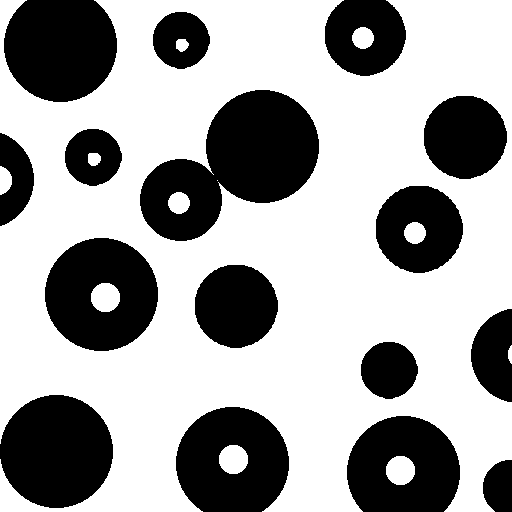
%> input picture spots.tif, 512 x 512 px
$ octave projectSpots.m   (GNU Octave 9; MATLAB toolbox functions it lacks are replaced by stand-ins)
%> lines starting %> are read from the running program, lines starting %| are printed output that depends on the picture; in (x1, y1, x2, y2) boxes, pixels count from 0 and x2, y2 are one past the last pixel; in counts of white or black regions, pixels touching at a corner belong together; the program's own positions count from 1
clear all;
img = imread('spots.tif');
%> img is the input picture: size 512x512 uint8; 63.5% white; 16 black regions, largest, box (x1, y1, x2, y2) and area: (140, 90, 319, 241) 14913, (0, 395, 113, 508) 10005, (4, 0, 117, 102) 9506
[imgBoudaries] = createBoundaries(img);
figure
imshow(cat(3,zeros(512,512),imgBoudaries,zeros(512,512)));
imgDataBalls = zeros(512,512);
[imgWBoards] = addingBoards(img);
[imgManchas] = rotulacaoDeManchas(imgWBoards);
[X,Y] = size(img);


function [imgBoudaries] = createBoundaries(imgAnalog)
[X,Y] = size(imgAnalog);
%> X = 512; Y = 512
imgBoudaries  = zeros(X,Y);

for i = 2:X-1
    for j = 2:Y-1
        contador = 0;
        if imgAnalog(i,j) == 0
            if imgAnalog(i+1,j-1) == 255
                contador = contador + 1;
            end
            if imgAnalog(i+1,j) == 255
                contador = contador + 1;
            end
            if imgAnalog(i+1,j+1) == 255
                contador = contador + 1;
            end
            if imgAnalog(i,j-1) == 255
                contador = contador + 1;
            end
            if imgAnalog(i,j) == 255
                contador = contador + 1;
            end
            if imgAnalog(i,j+1) == 255
                contador = contador + 1;
            end
            if imgAnalog(i-1,j-1) == 255
                contador = contador + 1;
            end
            if imgAnalog(i-1,j) == 255
                contador = contador + 1;
            end
            if imgAnalog(i-1,j+1) == 255
                contador = contador + 1;
            end
        end
        if contador > 1
            imgBoudaries(i,j) = 1;
        end
    end
end
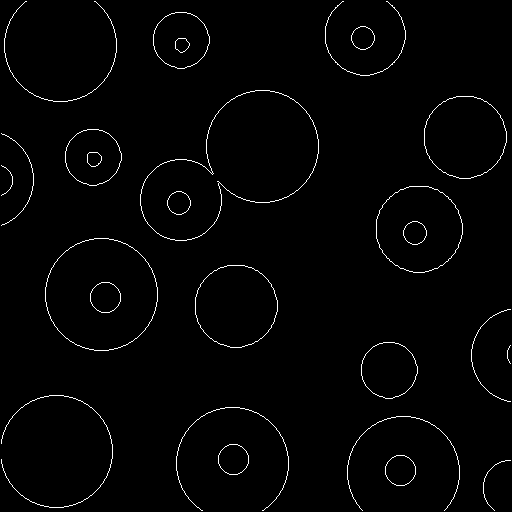
%> imgBoudaries: size 512x512 double; values 0 (black) and 1 (white), 1.6% white in thin lines or dots
%> `imshow(cat(3,zeros(512,512),imgBoudaries,zeros(512,512)));`:
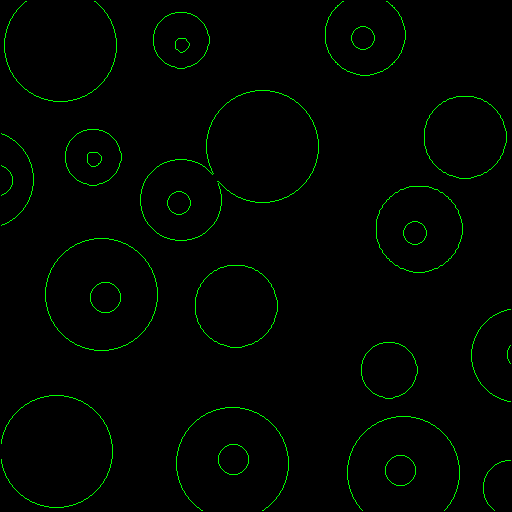
%> displayed picture: size 512x512x3, on the screen's scale of 0 to 255; mean R, G, B 0, 4, 0
%> after the loop in addingBoards, `for i = 3:514`:
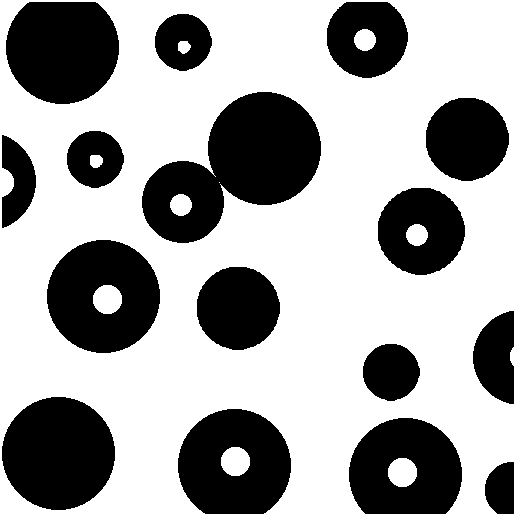
%> imgWBoards: size 514x514 double; values 0 (black) and 1 (white), 63.8% white; 16 black regions, largest, box (x1, y1, x2, y2) and area: (142, 92, 321, 243) 14913, (2, 397, 115, 510) 10005, (6, 2, 119, 104) 9506
end
% [54 lines of commented-out code are left out]
function [imgManchas] = rotulacaoDeManchas(img)
    imgDataBalls = ones(512,512);
    [X,Y] = size(img);
%> X = 514; Y = 514
    rotulo = 0;
    for i = 3:X
        for j = 3:Y
            if img(i,j) == 0
                if img(i-1,j) == 1
                    if img(i,j-1) == 1
                        rotulo = rotulo + 1;
                        imgDataBalls(i-2,j-2) = rotulo;
                    else
                        imgDataBalls(i-2,j-2) = rotulo;
                    end
                else
                    if img(i,j-1) == 1
                        imgDataBalls(i-2,j-2) = rotulo;
                    else
                        if imgDataBalls((i-2)-1,j-2) ~= imgDataBalls((i-2),(j-2)-1)
                            minimo = min(imgDataBalls((i-2)-1,j-2),imgDataBalls((i-2),(j-2)-1));
                            imgDataBalls((i-2)-1,j-2) = minimo;
                            imgDataBalls((i-2),(j-2)-1) = minimo;
                            imgDataBalls(i-2,j-2) = minimo;
                        else
                            imgDataBalls(i-2,j-2) = imgDataBalls((i-2),(j-2)-1);
                        end
                    end
                end
            end
            rotulo = rotulo + 1;
        end
    end
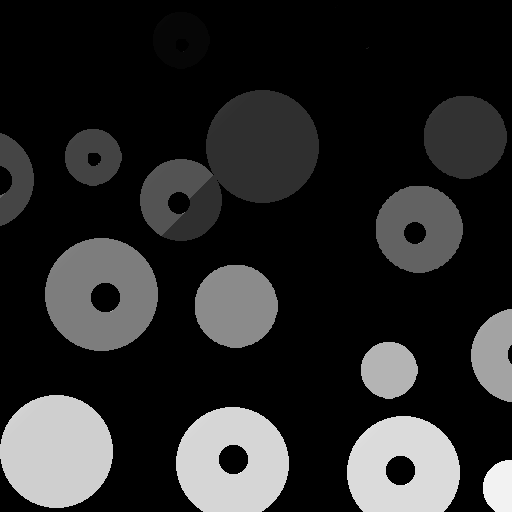
%> imgDataBalls: size 512x512 double; min 1, max 248676, mean 40793.8; drawn with min black and max white
%> after the loop, minimo = 236455; rotulo = 262607
    imgManchas = imgDataBalls;
end
function [newImg] = addingBoards(img)
imgWBoards = ones(514,514);
for i = 3:514
    for j = 3:514
        if img(i-2,j-2) == 255
            imgWBoards(i,j) = 1;
        else
            imgWBoards(i,j) = 0;
        end
    end
end
newImg = imgWBoards;
figure
imshow(newImg);
end
